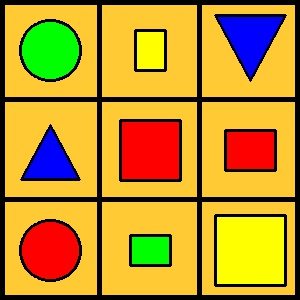
#> input picture test_images/board_4.jpg, 300 x 300 px
$ python task1_main.py   (older library calls are emulated)
#> lines starting #> are read from the running program, lines starting #| are printed output that depends on the picture; after the words box and inside, x2 and y2 are one past the last pixel; in counts of white or black regions, pixels touching at a corner belong together
import cv2
import numpy as np
import imutils
import matplotlib.pyplot as plt

# ******* WRITE YOUR FUNCTION, VARIABLES etc HERE

lower_orange=np.array([32,192,220])
upper_orange=np.array([90,230,255])

def dig(x,y):
    return ((x//100)+(3*(y//100))+1)
    # [18 lines of commented-out code are left out]

def digc(x,y):
    return ((x//100)+(4*(y//100))+1)

def colorfun(x,y,img):
    #plt.imshow(img)
    #plt.show()
    lower_green=np.array([0,230,0])
    upper_green=np.array([120,255,120])
    green=[lower_green,upper_green,'green']

    lower_red=np.array([0,0,230])
    upper_red=np.array([120,120,255])
    red=[lower_red,upper_red,'red']

    lower_yellow=np.array([0,230,230])
    upper_yellow=np.array([120,255,255])
    yellow=[lower_yellow,upper_yellow,'yellow']

    lower_blue=np.array([230,0,0])
    upper_blue=np.array([255,120,120])
    blue=[lower_blue,upper_blue,'blue']

    colors=[green,red,yellow,blue]

    imag=img[y-1:y+1,x-1:x+1]
    #plt.imshow(imag)
    #plt.show()
    tempnum=0
    for color in colors:
        mask=cv2.inRange(imag,color[0],color[1])
        #cv2.imshow('mask',mask)
        if(mask[1][1]!=0):
            break
        tempnum=tempnum+1
    if(tempnum==0):
        return "green"
    elif(tempnum==1):
        return "red"
    elif(tempnum==2):
        return "yellow"
    elif(tempnum==3):
        return "blue"

class ShapeDetector:
    def __init__(self):
        pass

    def detect(self,c):
        shape = "unidentified"
        peri = cv2.arcLength(c,True)
        approx = cv2.approxPolyDP(c, 0.04*peri, True)

        if len(approx) == 3:
            shape = "Triangle"
        elif len(approx) == 4:
            (x,y,w,h) = cv2.boundingRect(approx)
            ar = w/float(h)
            shape = "4-sided"
        else:
            shape = "Circle"
        return shape


def main(board_filepath, container_filepath):
#> called with board_filepath = 'test_images/board_4.jpg', container_filepath = 'test_images/container_5.jpg'
    bard = cv2.imread(board_filepath,cv2.IMREAD_COLOR)
#> bard is the input picture: shape (300, 300, 3); mean B, G, R 44.3, 145.8, 188.3
    board=cv2.resize(bard,(300,300))
    mask=cv2.inRange(board,lower_orange,upper_orange)
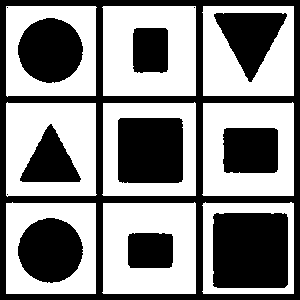
#> mask: shape (300, 300); 54% white; 13 black regions (3 under 20 px), largest, box (x1, y1, x2, y2) and area: (0, 0, 300, 300) 14905, (213, 213, 288, 288) 5584, (118, 118, 183, 183) 4200
    mask=cv2.bitwise_not(mask)
    board=cv2.bitwise_and(board,board,mask=mask)

    cant = cv2.imread(container_filepath,cv2.IMREAD_COLOR)
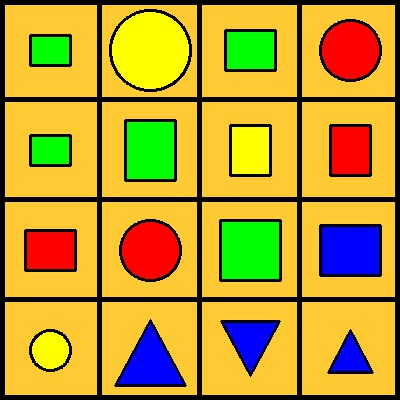
#> input picture test_images/container_5.jpg, 400 x 400 px
#> cant is the input picture: shape (400, 400, 3); mean B, G, R 47, 153.1, 184.3
    container = cv2.resize(cant,(400,400))
    maskc=cv2.inRange(container,lower_orange,upper_orange)
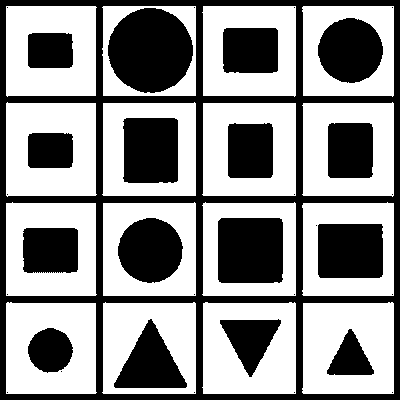
#> maskc: shape (400, 400); 57% white; 34 black regions (17 under 20 px), largest, box (x1, y1, x2, y2) and area: (0, 0, 400, 400) 25248, (108, 8, 193, 93) 5598, (218, 218, 283, 283) 4195
    maskc=cv2.bitwise_not(maskc)
    container = cv2.bitwise_and(container,container,mask=maskc)

    #filter
    kernel=np.ones((3,3),np.uint8)
    board=cv2.morphologyEx(board,cv2.MORPH_OPEN,kernel)
    container=cv2.morphologyEx(container,cv2.MORPH_OPEN,kernel)
    # cv2.imshow('container',container)
    # cv2.waitKey(0)
    gray = cv2.cvtColor(board,cv2.COLOR_BGR2GRAY)
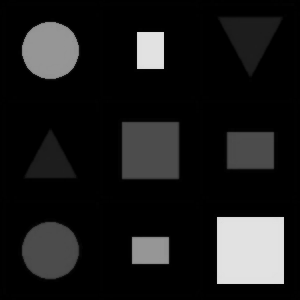
#> gray: shape (300, 300); min 0, max 226, mean 27.2
    blurred = cv2.GaussianBlur(gray, (5,5), 0)
    thresh = cv2.threshold(blurred, 10, 255, cv2.THRESH_BINARY)[1]
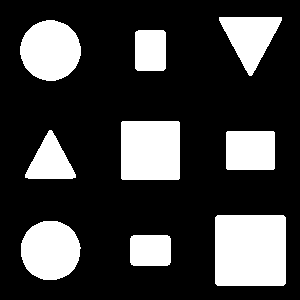
#> thresh: shape (300, 300); 24.5% white; 9 white regions, largest, box (x1, y1, x2, y2) and area: (215, 215, 286, 286) 5029, (121, 121, 180, 180) 3477, (20, 20, 81, 81) 2883

    grayc = cv2.cvtColor(container,cv2.COLOR_BGR2GRAY)
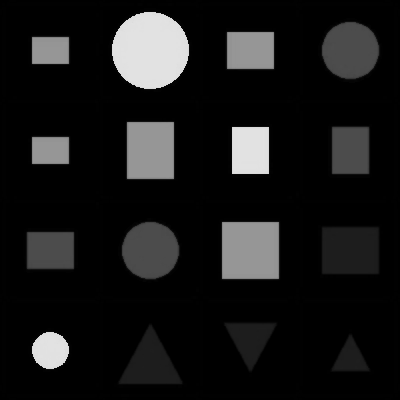
#> grayc: shape (400, 400); min 0, max 226, mean 25
    blurredc = cv2.GaussianBlur(grayc, (5,5), 0)
    threshc = cv2.threshold(blurredc, 3, 255, cv2.THRESH_BINARY)[1]
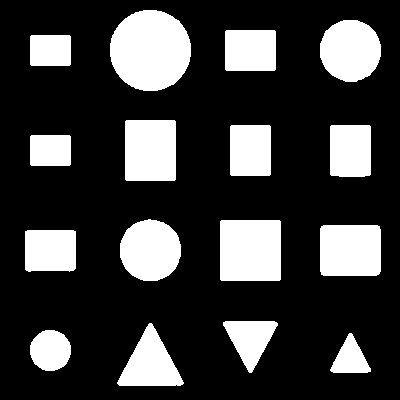
#> threshc: shape (400, 400); 23.9% white; 16 white regions

    cnts = cv2.findContours(thresh.copy(), cv2.RETR_EXTERNAL, cv2.CHAIN_APPROX_SIMPLE)
#> cnts = 9 contours; largest, box (x1, y1, x2, y2) and area: (215, 215, 286, 286) 4892, (121, 121, 180, 180) 3362, (20, 20, 81, 81) 2798, (21, 221, 81, 280) 2721, (219, 17, 282, 76) 1961
    cnts = cnts[0] if imutils.is_cv2() else cnts[1]

    cntsc = cv2.findContours(threshc.copy(), cv2.RETR_EXTERNAL, cv2.CHAIN_APPROX_SIMPLE)
#> cntsc = 16 contours; largest, box (x1, y1, x2, y2) and area: (110, 10, 191, 91) 5084, (220, 220, 281, 281) 3598, (125, 120, 176, 181) 2998, (320, 225, 381, 276) 2980, (320, 20, 381, 82) 2906
    cntsc = cntsc[0] if imutils.is_cv2() else cntsc[1]
    shaper=ShapeDetector()

    board_objects = []		# List to store output of board -- DO NOT CHANGE VARIABLE NAME
    board1_objects = []
    container_objects=[]
    output_list = []

    for c in cnts:
        # compute the center of the contour
        M = cv2.moments(c)
        cX=int(M["m10"] / M["m00"])
        cY=int(M["m01"] / M["m00"])
        #print(cX,cY)
        z=dig(cX,cY)
        colour=colorfun(cX,cY,board)
        shape=shaper.detect(c)
        perimeter = cv2.arcLength(c,True)

        temp=(z,colour,shape)
        board_objects.append(temp)
        temp1=(z,colour,shape,perimeter)
        board1_objects.append(temp1)
#> this loop made 9 passes
#> (cX, cY, z, colour, shape, peri in detect, approx in detect, x in detect) on passes 1, 3, 4, 6, 7: (150, 250, 8, 'green', '4-sided', 135.3, [[131, 236], [131, 264], [169, 264], [169, 236]], 131), (250, 250, 9, 'yellow', '4-sided', 275.3, [[217, 215], [215, 283], [283, 285], [285, 217]], 215), (250, 150, 6, 'red', '4-sided', 169.7, [[226, 132], [227, 169], [274, 168], [273, 131]], 226), (150, 150, 5, 'red', '4-sided', 229.7, [[122, 121], [121, 178], [178, 179], [179, 122]], 121), (150, 50, 2, 'yellow', '4-sided', 135.3, [[136, 31], [135, 68], [163, 70], [165, 32]], 135)
#> (cX, cY, z, colour, shape, peri in detect, perimeter, temp) on passes 2, 8: (50, 249, 7, 'red', 'Circle', 195.3, 195.3, (7, 'red', 'Circle')), (50, 50, 1, 'green', 'Circle', 197.8, 197.8, (1, 'green', 'Circle'))
#> after the loop, board1_objects = 9 items, first 6: (8, 'green', '4-sided', 135.3), (7, 'red', 'Circle', 195.3), (9, 'yellow', '4-sided', 275.3), (6, 'red', '4-sided', 169.7), (4, 'blue', 'Triangle', 166.7), (5, 'red', '4-sided', 229.7); board_objects = [(8, 'green', '4-sided'), (7, 'red', 'Circle'), (9, 'yellow', '4-sided'), (6, 'red', '4-sided'), (4, 'blue', 'Triangle'), (5, 'red', '4-sided'), (2, 'yellow', '4-sided'), (1, 'green', 'Circle'), (3, 'blue', 'Triangle')]

    for c in cntsc:
        M = cv2.moments(c)
        cX=int(M["m10"] / M["m00"])
        cY=int(M["m01"] / M["m00"])
        #print(cX,cY)
        z=digc(cX,cY)
        #print z
        colour=colorfun(cX,cY,container)
        shape=shaper.detect(c)
        perimeter = cv2.arcLength(c,True)

        temp=(z,colour,shape,perimeter)
        container_objects.append(temp)
#> this loop made 16 passes
#> (cX, cY, z, colour, shape, peri in detect, approx in detect, x in detect) on passes 5, 6, 7, 9, 10, 11, 12: (49, 250, 9, 'red', '4-sided', 178.7, [[25, 231], [26, 270], [75, 268], [75, 231]], 25), (349, 249, 12, 'blue', '4-sided', 214.7, [[321, 226], [321, 274], [379, 273], [379, 226]], 321), (250, 250, 11, 'green', '4-sided', 237.7, [[221, 220], [220, 279], [279, 280], [280, 221]], 220), (50, 150, 5, 'green', '4-sided', 137.7, [[30, 136], [31, 165], [70, 164], [69, 135]], 30), (350, 150, 8, 'red', '4-sided', 178.5, [[331, 125], [330, 174], [369, 175], [370, 126]], 330), (250, 150, 7, 'yellow', '4-sided', 177.7, [[231, 125], [230, 174], [269, 175], [270, 126]], 230), (150, 150, 6, 'green', '4-sided', 217.7, [[126, 120], [125, 179], [174, 180], [175, 121]], 125)
#> (cX, cY, z, colour, shape, peri in detect, perimeter) on passes 2, 8, 15, 16: (50, 350, 13, 'yellow', 'Circle', 133.6, 133.6), (149, 249, 10, 'red', 'Circle', 201.6, 201.6), (349, 50, 4, 'red', 'Circle', 202.2, 202.2), (149, 49, 2, 'yellow', 'Circle', 266.7, 266.7)

    #print board_objects
    #print container_objects

    board_objects=sorted(board_objects)
    container_objects=sorted(container_objects)
    board1_objects=sorted(board1_objects)
    #print board_objects
    #print container_objects

    #ans=[]
    for i in range (0,9):
        temp=(board1_objects[i][0],0)
        for j in range (0,len(container_objects)):
            if board1_objects[i][1]==container_objects[j][1] and board1_objects[i][2]==container_objects[j][2] and abs(board1_objects[i][3]-container_objects[j][3])<14:
                temp = (board1_objects[i][0],container_objects[j][0])
                break
        output_list.append(temp)
    print(output_list)
#| [(1, 0), (2, 0), (3, 14), (4, 15), (5, 0), (6, 8), (7, 4), (8, 1), (9, 0)]

    return board_objects, output_list
'''
Below part of program will run when ever this file (task1_main.py) is run directly from terminal/Idle prompt.

'''
if __name__ == '__main__':


    board_filepath = "test_images/board_4.jpg"    			# change filename of board provided to you
    container_filepath = "test_images/container_5.jpg"		# change filename of container as required for testing

    main(board_filepath,container_filepath)

    cv2.waitKey(0)
    cv2.destroyAllWindows()
